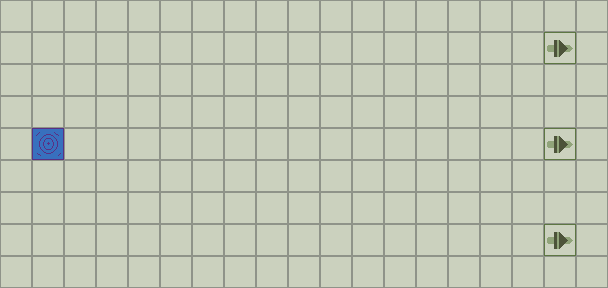

This game map was drawn from its Tiled (.tmx) file and the tilesets committed beside it. A one-line description and the full map source follow:
An orthogonal 19x9 tile map with 32x32 px tiles, 1 tile layer (Tile Layer).

<map version="1.5" tiledversion="1.6.0" orientation="orthogonal" renderorder="right-down" width="19" height="9" tilewidth="32" tileheight="32" infinite="0" backgroundcolor="#8f9389" nextlayerid="3" nextobjectid="512">
 <tileset firstgid="1" name="tileset" tilewidth="32" tileheight="32" tilecount="25" columns="5">
  <image source="../tileset.png" width="160" height="160" />
 </tileset>
 <layer id="1" name="Tile Layer" width="19" height="9">
  <data encoding="csv">
1,1,1,1,1,1,1,1,1,1,1,1,1,1,1,1,1,1,1,
1,1,1,1,1,1,1,1,1,1,1,1,1,1,1,1,1,4,1,
1,1,1,1,1,1,1,1,1,1,1,1,1,1,1,1,1,1,1,
1,1,1,1,1,1,1,1,1,1,1,1,1,1,1,1,1,1,1,
1,25,1,1,1,1,1,1,1,1,1,1,1,1,1,1,1,4,1,
1,1,1,1,1,1,1,1,1,1,1,1,1,1,1,1,1,1,1,
1,1,1,1,1,1,1,1,1,1,1,1,1,1,1,1,1,1,1,
1,1,1,1,1,1,1,1,1,1,1,1,1,1,1,1,1,4,1,
1,1,1,1,1,1,1,1,1,1,1,1,1,1,1,1,1,1,1
</data>
 </layer>
 <objectgroup id="2" name="Object Layer" />
</map>
